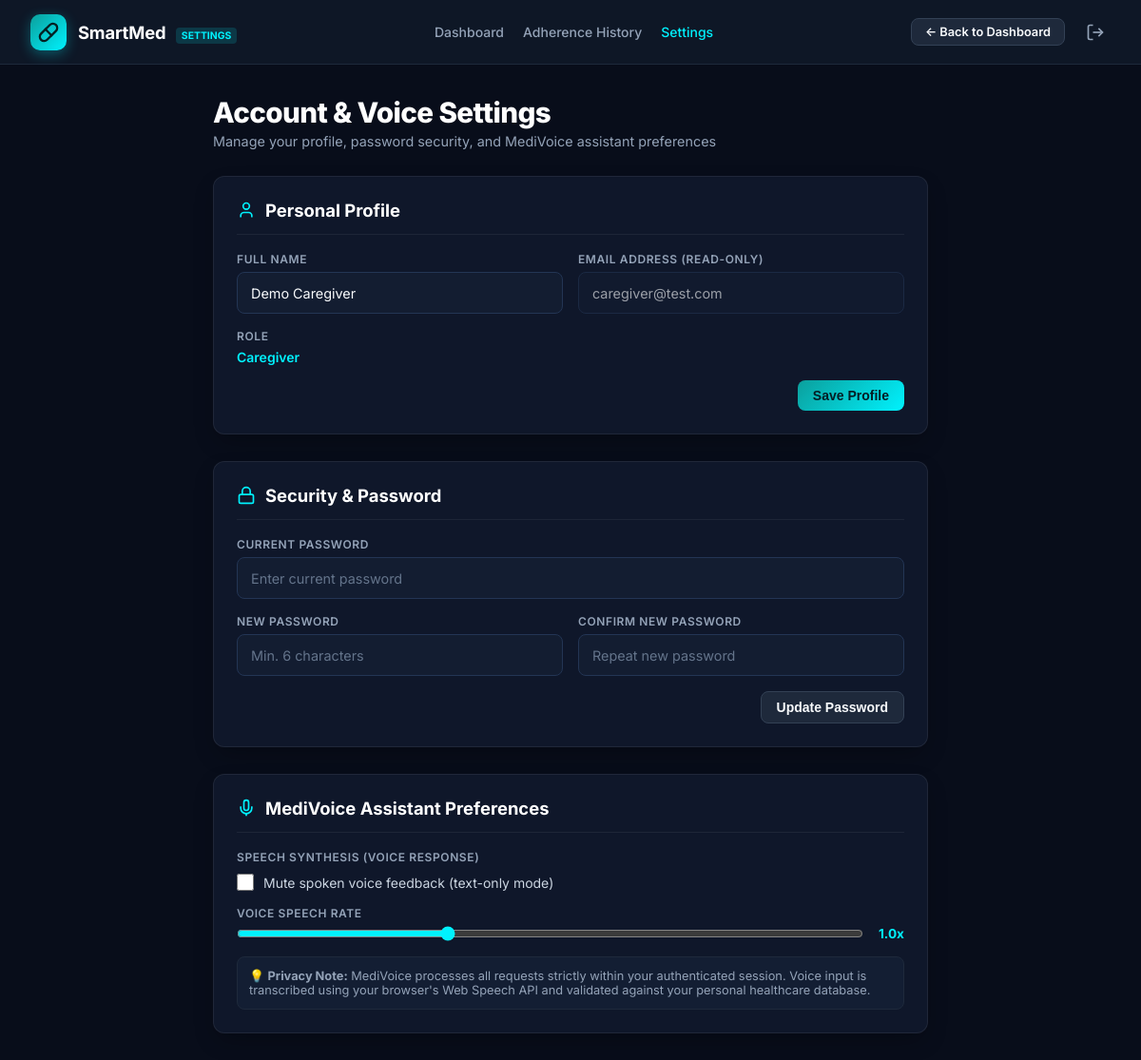
The page /settings (signed in) on the database its author committed.
### tables this page shows
CREATE TABLE users (
            id INTEGER PRIMARY KEY AUTOINCREMENT,
            name TEXT NOT NULL,
            email TEXT UNIQUE NOT NULL,
            password TEXT NOT NULL,
            role TEXT NOT NULL
        );

### app.py (the view, shortened to what this page needs)
@app.route("/settings", methods=["GET", "POST"])
def settings():
    if "user_id" not in session:
        return redirect(url_for("login"))
    user_id = session["user_id"]
    conn = get_db()
    cursor = conn.cursor()
    cursor.execute("SELECT * FROM users WHERE id = ?", (user_id,))
    user = cursor.fetchone()
    conn.close()
    return render_template("settings.html", user=user, user_name=session.get("user_name"), role=session.get("role"))

### app.py (called while the page is built)
def get_db():
    conn = sqlite3.connect(DATABASE_PATH)
    conn.row_factory = sqlite3.Row
    return conn

### templates/settings.html (shortened to what this page needs)
<!DOCTYPE html>
<html lang="en">
<head>
  <link rel="stylesheet" href="{{ url_for('static', filename='css/style.css') }}">
</head>
<body class="app-layout">
  <header class="navbar">
    <a href="{{ url_for('index') }}" class="nav-brand">
      <div class="brand-icon-box">
        <svg width="22" height="22" viewBox="0 0 24 24" fill="none" stroke="currentColor" stroke-width="2.5" stroke-linecap="round" stroke-linejoin="round">
          <path d="m10.5 20.5 10-10a4.95 4.95 0 1 0-7-7l-10 10a4.95 4.95 0 1 0 7 7Z"/>
          <path d="m8.5 8.5 7 7"/>
        </svg>
      </div>
      <div>
        <span class="brand-name">SmartMed</span>
        <span class="brand-tag">Settings</span>
      </div>
    </a>
    <nav class="nav-links">
      <a href="{{ url_for('index') }}" class="nav-link">Dashboard</a>
      <a href="{{ url_for('history') }}" class="nav-link">Adherence History</a>
      <a href="{{ url_for('settings') }}" class="nav-link active">Settings</a>
    </nav>
    <div class="nav-actions">
      <a href="{{ url_for('index') }}" class="btn-secondary" style="padding:6px 14px; font-size:0.8rem;">
        ← Back to Dashboard
      </a>
      <a href="{{ url_for('logout') }}" class="btn-logout" title="Sign Out">
        <svg width="20" height="20" viewBox="0 0 24 24" fill="none" stroke="currentColor" stroke-width="2">
          <path d="M9 21H5a2 2 0 0 1-2-2V5a2 2 0 0 1 2-2h4"/><polyline points="16 17 21 12 16 7"/><line x1="21" y1="12" x2="9" y2="12"/>
        </svg>
      </a>
    </div>
  </header>
  <main class="main-content" style="max-width:800px;">
    <div class="dashboard-header">
      <div class="header-title-box">
        <h1>Account & Voice Settings</h1>
        <p>Manage your profile, password security, and MediVoice assistant preferences</p>
      </div>
    </div>
    <div class="section-card">
      <div class="section-header">
        <div class="section-title-box">
          <svg width="20" height="20" viewBox="0 0 24 24" fill="none" stroke="var(--cyan-accent)" stroke-width="2">
            <path d="M19 21v-2a4 4 0 0 0-4-4H9a4 4 0 0 0-4 4v2"/><circle cx="12" cy="7" r="4"/>
          </svg>
          <h2 class="section-title">Personal Profile</h2>
        </div>
      </div>
      <form action="{{ url_for('settings') }}" method="POST" class="auth-form">
        <div class="form-grid-2">
          <div class="form-group">
            <label class="form-label" for="name">Full Name</label>
            <div class="input-container">
              <input type="text" id="name" name="name" class="auth-input no-left-icon" value="{{ user.name }}" required>
            </div>
          </div>
          <div class="form-group">
            <label class="form-label" for="email">Email Address (Read-only)</label>
            <div class="input-container">
              <input type="email" id="email" class="auth-input no-left-icon" value="{{ user.email }}" disabled style="opacity:0.6; cursor:not-allowed;">
            </div>
          </div>
        </div>
        <div class="form-group">
          <label class="form-label">Role</label>
          <div style="font-size:0.875rem; color:var(--cyan-accent); font-weight:600; text-transform:capitalize;">
            {{ user.role }}
          </div>
        </div>
        <div style="display:flex; justify-content:flex-end;">
          <button type="submit" class="btn-cta" style="padding:8px 16px;">Save Profile</button>
        </div>
      </form>
    </div>
    <div class="section-card">
      <div class="section-header">
        <div class="section-title-box">
          <svg width="20" height="20" viewBox="0 0 24 24" fill="none" stroke="var(--cyan-accent)" stroke-width="2">
            <rect width="18" height="11" x="3" y="11" rx="2" ry="2"/><path d="M7 11V7a5 5 0 0 1 10 0v4"/>
          </svg>
          <h2 class="section-title">Security & Password</h2>
        </div>
      </div>
      <form action="{{ url_for('settings') }}" method="POST" class="auth-form">
        <div class="form-group">
          <label class="form-label" for="old_password">Current Password</label>
          <div class="input-container">
            <input type="password" id="old_password" name="old_password" class="auth-input no-left-icon" placeholder="Enter current password" required>
          </div>
        </div>
        <div class="form-grid-2">
          <div class="form-group">
            <label class="form-label" for="new_password">New Password</label>
            <div class="input-container">
              <input type="password" id="new_password" name="new_password" class="auth-input no-left-icon" placeholder="Min. 6 characters" required>
            </div>
          </div>
          <div class="form-group">
            <label class="form-label" for="confirm_password">Confirm New Password</label>
            <div class="input-container">
              <input type="password" id="confirm_password" name="confirm_password" class="auth-input no-left-icon" placeholder="Repeat new password" required>
            </div>
          </div>
        </div>
        <div style="display:flex; justify-content:flex-end;">
          <button type="submit" class="btn-secondary" style="padding:8px 16px;">Update Password</button>
        </div>
      </form>
    </div>
    <div class="section-card">
      <div class="section-header">
        <div class="section-title-box">
          <svg width="20" height="20" viewBox="0 0 24 24" fill="none" stroke="var(--cyan-accent)" stroke-width="2">
            <path d="M12 2a3 3 0 0 0-3 3v7a3 3 0 0 0 6 0V5a3 3 0 0 0-3-3Z"/><path d="M19 10v2a7 7 0 0 1-14 0v-2"/><line x1="12" y1="19" x2="12" y2="22"/>
          </svg>
          <h2 class="section-title">MediVoice Assistant Preferences</h2>
        </div>
      </div>
      <div class="auth-form">
        <div class="form-group">
          <label class="form-label">Speech Synthesis (Voice Response)</label>
          <div style="display:flex; align-items:center; gap:10px; margin-top:4px;">
            <input type="checkbox" id="voiceMuteToggle" style="accent-color:var(--cyan-accent); width:18px; height:18px;" onchange="toggleVoiceMute(this.checked)">
            <label for="voiceMuteToggle" style="font-size:0.875rem; color:#CBD5E1; cursor:pointer;">
              Mute spoken voice feedback (text-only mode)
            </label>
          </div>
        </div>
        <div class="form-group">
          <label class="form-label">Voice Speech Rate</label>
          <div style="display:flex; align-items:center; gap:16px;">
            <input type="range" id="voiceRateSlider" min="0.75" max="1.5" step="0.25" value="1.0"
                   style="accent-color:var(--cyan-accent); flex:1;" onchange="saveVoiceRate(this.value)">
            <span id="voiceRateDisplay" style="font-size:0.85rem; color:var(--cyan-accent); font-weight:700;">1.0x</span>
          </div>
        </div>
        <div style="background:#131E33; padding:12px; border-radius:8px; border:1px solid #1E293B;">
          <p style="font-size:0.8rem; color:var(--text-muted);">
            💡 <strong>Privacy Note:</strong> MediVoice processes all requests strictly within your authenticated session. Voice input is transcribed using your browser's Web Speech API and validated against your personal healthcare database.
          </p>
        </div>
      </div>
    </div>
  </main>
</body>
</html>

### rows shown on the page
users: name "Demo Caregiver", email "caregiver@test.com", role "Caregiver"
